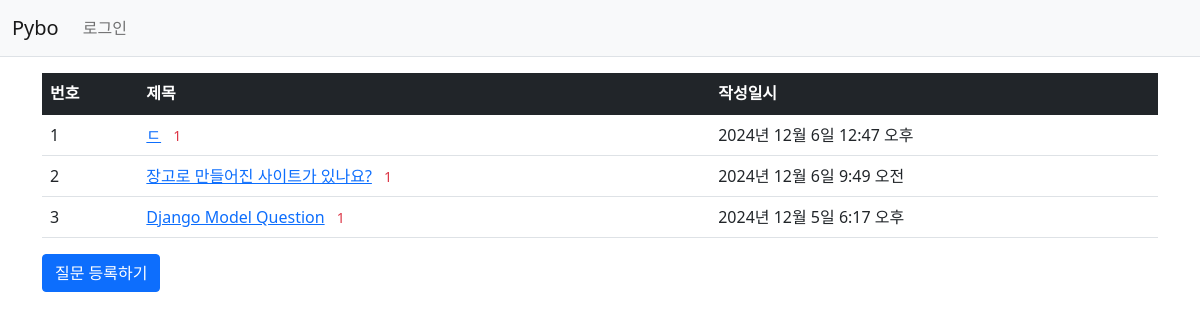
The page /pybo2/ on the database its author committed.
### pybo2/models.py (models this page shows, shortened)
class Question(models.Model):
    subject = models.CharField(max_length=200)
    content = models.TextField()
    create_date = models.DateTimeField()
    modify_date = models.DateTimeField(null=True, blank=True)

### pybo2/views.py (the view)
# urls.py: path('', views.index, name='index'),
def index(request):
    question_list = Question.objects.order_by('-create_date')
    context = {'question_list': question_list}
    return render(request, 'pybo2/question_list.html', context)

### templates/pybo2/question_list.html
{% extends 'base.html' %}
{% block content %}
{% load static %}
<link rel="stylesheet" type="text/css" href="{% static 'bootstrap.min.css' %}">
<div class="container my-3">
    <table class="table">
        <thead>
        <tr class="table-dark">
            <th>번호</th>
            <th>제목</th>
            <th>작성일시</th>
        </tr>
        </thead>
        <tbody>
        {% if question_list %}
        {% for question in question_list %}
        <tr>
            <td>{{ forloop.counter }}</td>
            <td>
                <a href="{% url 'pybo2:detail' question.id %}">{{ question.subject }}</a>
                  {% if question.answer_set.count > 0 %}
                <span class="text-danger small mx-2">{{ question.answer_set.count }}</span>
                {% endif %}
            </td>
            <td>{{ question.create_date }}</td>
        </tr>
        {% endfor %}
        {% else %}
        <tr>
            <td colspan="3">질문이 없습니다.</td>
        </tr>
        {% endif %}
        </tbody>
    </table>
    <a href="{% url 'pybo2:question_create' %}" class="btn btn-primary">질문 등록하기</a>
</div>
{% endblock %}

### templates/base.html (shortened to what this page needs)
{% load static %}
<!doctype html>
<html lang="ko">
<head>
    <link rel="stylesheet" type="text/css" href="{% static 'bootstrap.min.css' %}">
    <link rel="stylesheet" type="text/css" href="{% static 'style.css' %}">
</head>
<body>
{% include "navbar.html" %}
{% block content %}
{% endblock %}
</body>
</html>

### templates/navbar.html (shortened to what this page needs)
<nav class="navbar navbar-expand-lg navbar-light bg-light border-bottom">
    <div class="container-fluid">
        <a class="navbar-brand" href="{% url 'pybo2:index' %}">Pybo</a>
        <div class="collapse navbar-collapse" id="navbarSupportedContent">
            <ul class="navbar-nav me-auto mb-2 mb-lg-0">
                <li class="nav-item">
                    <a class="nav-link" href="#">로그인</a>
                </li>
            </ul>
        </div>
    </div>
</nav>

### rows shown on the page
Question: subject "ㄷ", answer_set.count "1", create_date "2024년 12월 6일 12:47 오후"
Question: subject "장고로 만들어진 사이트가 있나요?", answer_set.count "1", create_date "2024년 12월 6일 9:49 오전"
Question: subject "Django Model Question", answer_set.count "1", create_date "2024년 12월 5일 6:17 오후"
